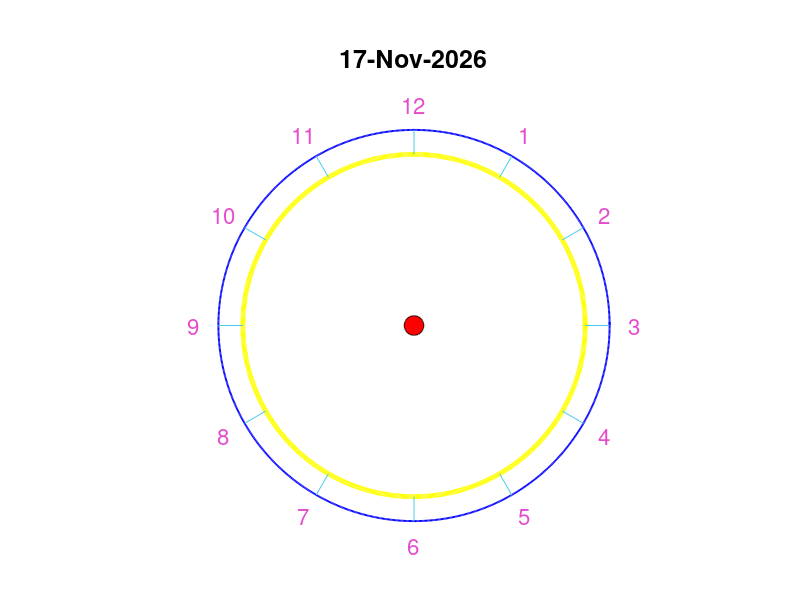

The MATLAB script that drew this image:
try

close all

hfig=figure('NumberTitle','off','name','Clock Animation Demo--matlabfan','MenuBar','none');

theta=linspace(0,6.3,1000);

x1=8*cos(theta);y1=8*sin(theta);

plot(x1,y1,'b','linewidth',1.4)%绘制外表盘

hold on

axis equal

x2=7*cos(theta);y2=7*sin(theta);

plot(x2,y2,'y','linewidth',3.5)%绘制内表盘

fill(0.4*cos(theta),0.4*sin(theta),'r');%绘制指针转轴

axis off

axis([-10 10 -10 10])

set(gca,'position',[[0.13 0.05 0.775 0.815]])

title(date,'fontsize',18)

for k=1:12

    xk=9*cos(-2*pi/12*k+pi/2);
    
    yk=9*sin(-2*pi/12*k+pi/2);
    
    plot([xk/9*8 xk/9*7],[yk/9*8
    
    yk/9*7],'color',[0.3 0.8 0.9]);
    
    text(xk,yk,num2str(k),'fontsize',16,'color',[0.9 0.3 0.8],'HorizontalAlignment','center');%表盘时刻标度

end

% % 计算时针位置
% 
% ti=clock;
% 
% th=-(ti(4)+ti(5)/60+ti(6)/3600)/12*2*pi+pi/2;
% 
% xh3=4.0*cos(th);
% 
% yh3=4.0*sin(th);
% 
% xh2=xh3/2+0.5*cos(th-pi/2);
% 
% yh2=yh3/2+0.5*sin(th-pi/2);
% 
% xh4=xh3/2-0.5*cos(th-pi/2);
% 
% yh4=yh3/2-0.5*sin(th-pi/2);
% 
% hh=fill([0 xh2 xh3 xh4 0],[0 yh2 yh3 yh4
% 
% 0],[0.6 0.5 0.3]);
% 
% % 计算分针位置
% 
% tm=-(ti(5)+ti(6)/60)/60*2*pi+pi/2;
% 
% xm3=6.0*cos(tm);
% 
% ym3=6.0*sin(tm);
% 
% xm2=xm3/2+0.5*cos(tm-pi/2);
% 
% ym2=ym3/2+0.5*sin(tm-pi/2);
% 
% xm4=xm3/2-0.5*cos(tm-pi/2);
% 
% ym4=ym3/2-0.5*sin(tm-pi/2);
% 
% hm=fill([0 xm2 xm3 xm4 0],[0 ym2 ym3 ym4
% 
% 0],[0.6 0.5 0.3]);
% 
% % 计算秒针位置
% 
% ts=-(ti(6))/60*2*pi+pi/2;
% 
% hs=plot([0 7*cos(ts)],[0
% 
% 7*sin(ts)],'color','w','linewidth',2);
% 
% set(gcf,'doublebuffer','on');

while 1

ti=clock; %每次读取系统时间，并进行运算

% 计算时针位置

th=-(ti(4)+ti(5)/60+ti(6)/3600)/12*2*pi+pi/2;

xh3=4.0*cos(th);

yh3=4.0*sin(th);

xh2=xh3/2+0.5*cos(th-pi/2);

yh2=yh3/2+0.5*sin(th-pi/2);

xh4=xh3/2-0.5*cos(th-pi/2);

yh4=yh3/2-0.5*sin(th-pi/2);

set(hh,'XData',[0 xh2 xh3 xh4 0],'YData',[0 yh2 yh3 yh4 0])

% 计算分针位置

tm=-(ti(5)+ti(6)/60)/60*2*pi+pi/2;

xm3=6.0*cos(tm);

ym3=6.0*sin(tm);

xm2=xm3/2+0.5*cos(tm-pi/2);

ym2=ym3/2+0.5*sin(tm-pi/2);

xm4=xm3/2-0.5*cos(tm-pi/2);

ym4=ym3/2-0.5*sin(tm-pi/2);

set(hm,'XData',[0 xm2 xm3 xm4 0],'YData',[0 ym2 ym3 ym4 0])

% 计算秒针位置

ts=-(ti(6))/60*2*pi+pi/2;

set(hs,'XData',[0 7*cos(ts)],'YData',[0 7*sin(ts)])

drawnow;

pause(0.09)

end

catch

return

end